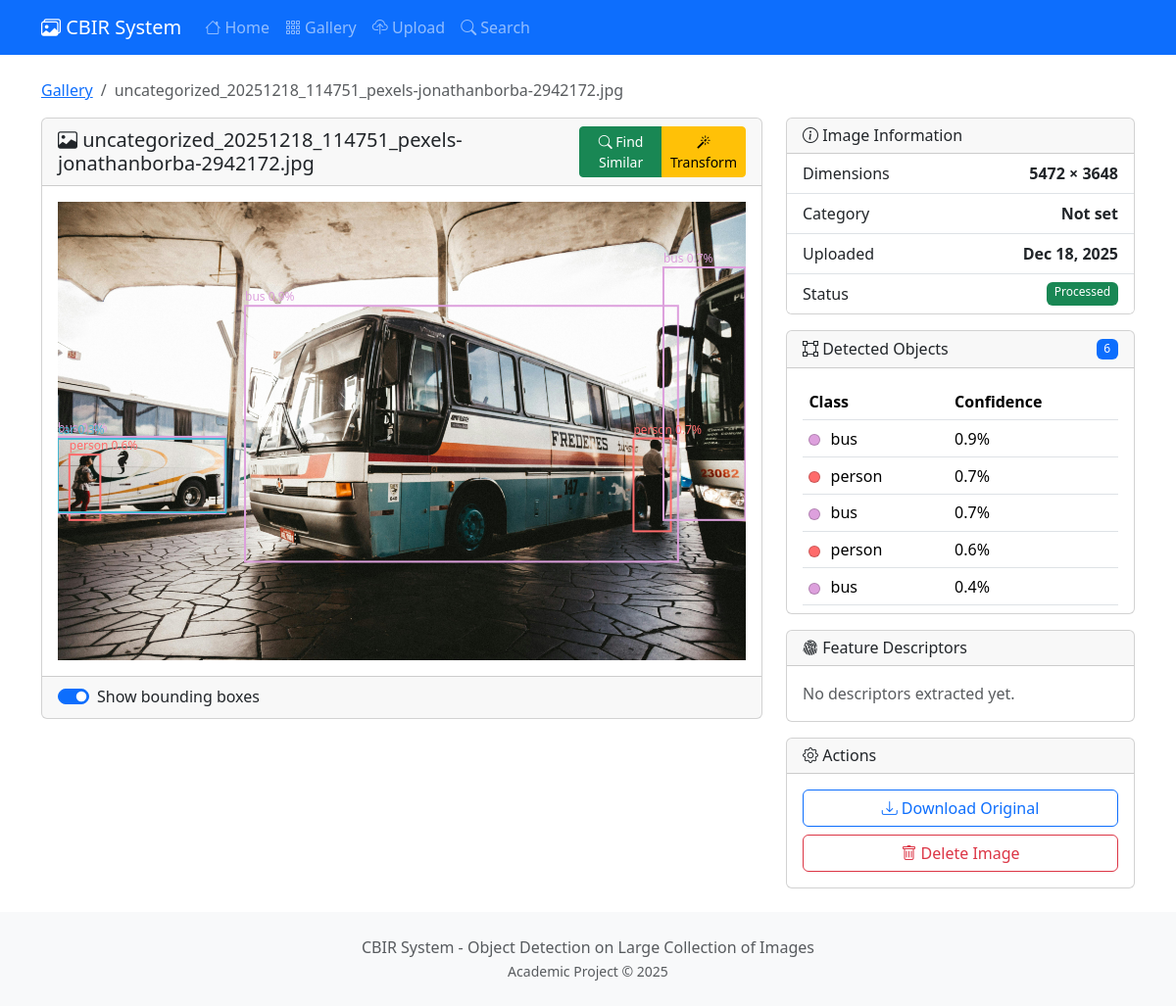
Page /image/9/ on the committed database.
### core/models.py (models this page shows, shortened)
class Image(models.Model):
    file = models.ImageField(upload_to=image_upload_path)
    filename = models.CharField(max_length=255)
    category = models.CharField(max_length=100, null=True, blank=True)
    uploaded_at = models.DateTimeField(auto_now_add=True)
    width = models.IntegerField(default=0)
    height = models.IntegerField(default=0)
    file_size = models.IntegerField(default=0)  # in bytes
    features_extracted = models.BooleanField(default=False)
    feature_vector = models.BinaryField(null=True, blank=True)  # Serialized numpy array
    class Meta:
        ordering = ['-uploaded_at']
    @property
    def image(self):
        return self.file
    @property
    def original_filename(self):
        return self.filename
    @property
    def is_processed(self):
        return self.detected_objects.exists()

class DetectedObject(models.Model):
    image = models.ForeignKey(Image, on_delete=models.CASCADE, related_name='detected_objects')
    class_id = models.IntegerField()
    class_name = models.CharField(max_length=100)
    confidence = models.FloatField()
    x_min = models.IntegerField()
    y_min = models.IntegerField()
    x_max = models.IntegerField()
    y_max = models.IntegerField()
    feature_vector = models.BinaryField(null=True, blank=True)
    created_at = models.DateTimeField(auto_now_add=True)
    class Meta:
        ordering = ['-confidence']
    @property
    def bbox_x(self):
        return self.x_min
    @property
    def bbox_y(self):
        return self.y_min
    @property
    def bbox_width(self):
        return self.x_max - self.x_min
    @property
    def bbox_height(self):
        return self.y_max - self.y_min
    @property
    def color(self):
        colors = [
            '#FF6B6B', '#4ECDC4', '#45B7D1', '#96CEB4', '#FFEAA7',
            '#DDA0DD', '#98D8C8', '#F7DC6F', '#BB8FCE', '#85C1E9',
            '#F8B500', '#00CED1', '#FF69B4', '#32CD32', '#FF4500'
        ]
        return colors[self.class_id % len(colors)]

### core/views.py (the view)
# urls.py: path('image/<int:pk>/', views.ImageDetailView.as_view(), name='image_detail'),
class ImageDetailView(DetailView):
    model = Image
    template_name = 'core/image_detail.html'
    context_object_name = 'image'
    def get_context_data(self, **kwargs):
        context = super().get_context_data(**kwargs)
        context['detected_objects'] = self.object.detected_objects.all()
        context['descriptors'] = Descriptor.objects.filter(
            detected_object__image=self.object
        )
        return context

### templates/core/image_detail.html (shortened to what this page needs)
{% extends 'core/base.html' %}
{% block content %}
<nav aria-label="breadcrumb" class="mb-3">
    <ol class="breadcrumb">
        <li class="breadcrumb-item"><a href="{% url 'core:gallery' %}">Gallery</a></li>
        <li class="breadcrumb-item active">{{ image.original_filename }}</li>
    </ol>
</nav>
<div class="row">
    <div class="col-lg-8">
        <div class="card mb-4">
            <div class="card-header d-flex justify-content-between align-items-center">
                <h5 class="mb-0"><i class="bi bi-image"></i> {{ image.original_filename }}</h5>
                <div class="btn-group btn-group-sm">
                    <a href="{% url 'core:search_by_image' image.id %}" class="btn btn-success">
                        <i class="bi bi-search"></i> Find Similar
                    </a>
                    <a href="{% url 'core:transform' image.id %}" class="btn btn-warning">
                        <i class="bi bi-magic"></i> Transform
                    </a>
                </div>
            </div>
            <div class="card-body text-center">
                <div class="position-relative d-inline-block">
                    <img src="{{ image.image.url }}" class="img-fluid" id="mainImage" alt="{{ image.original_filename }}">
                </div>
            </div>
            <div class="card-footer">
                <div class="form-check form-switch">
                    <input class="form-check-input" type="checkbox" id="showBoxes" checked>
                    <label class="form-check-label" for="showBoxes">Show bounding boxes</label>
                </div>
            </div>
        </div>
    </div>
    <div class="col-lg-4">
        <div class="card mb-3">
            <div class="card-header">
                <h6 class="mb-0"><i class="bi bi-info-circle"></i> Image Information</h6>
            </div>
            <ul class="list-group list-group-flush">
                <li class="list-group-item d-flex justify-content-between">
                    <span>Dimensions</span>
                    <strong>{{ image.width }} × {{ image.height }}</strong>
                </li>
                <li class="list-group-item d-flex justify-content-between">
                    <span>Category</span>
                    <strong>{{ image.get_category_display|default:"Not set" }}</strong>
                </li>
                <li class="list-group-item d-flex justify-content-between">
                    <span>Uploaded</span>
                    <strong>{{ image.uploaded_at|date:"M d, Y" }}</strong>
                </li>
                <li class="list-group-item d-flex justify-content-between">
                    <span>Status</span>
                    {% if image.is_processed %}
                    <span class="badge bg-success">Processed</span>
                    {% else %}
                    <span class="badge bg-warning">Pending</span>
                    {% endif %}
                </li>
            </ul>
        </div>
        <div class="card mb-3">
            <div class="card-header d-flex justify-content-between align-items-center">
                <h6 class="mb-0"><i class="bi bi-bounding-box"></i> Detected Objects</h6>
                <span class="badge bg-primary">{{ detected_objects|length }}</span>
            </div>
            <div class="card-body" style="max-height: 250px; overflow-y: auto;">
                {% if detected_objects %}
                <table class="table table-sm table-hover mb-0">
                    <thead>
                        <tr>
                            <th>Class</th>
                            <th>Confidence</th>
                        </tr>
                    </thead>
                    <tbody>
                        {% for obj in detected_objects %}
                        <tr class="object-row" data-bbox="{{ obj.bbox_x }},{{ obj.bbox_y }},{{ obj.bbox_width }},{{ obj.bbox_height }}">
                            <td>
                                <span class="color-dot" style="background-color: {{ obj.color }};"></span>
                                {{ obj.class_name }}
                            </td>
                            <td>{{ obj.confidence|floatformat:1 }}%</td>
                        </tr>
                        {% endfor %}
                    </tbody>
                </table>
                {% else %}
                <p class="text-muted mb-0">No objects detected.</p>
                {% endif %}
            </div>
        </div>
        <div class="card mb-3">
            <div class="card-header">
                <h6 class="mb-0"><i class="bi bi-fingerprint"></i> Feature Descriptors</h6>
            </div>
            <div class="card-body">
                {% if descriptors %}
                <div class="row g-2">
                    {% for desc in descriptors %}
                    <div class="col-6">
                        <div class="border rounded p-2 text-center">
                            <small class="text-muted d-block">{{ desc.descriptor_type }}</small>
                            <strong>{{ desc.data|length }} dims</strong>
                        </div>
                    </div>
                    {% endfor %}
                </div>
                {% else %}
                <p class="text-muted mb-0">No descriptors extracted yet.</p>
                {% endif %}
            </div>
        </div>
        <div class="card">
            <div class="card-header">
                <h6 class="mb-0"><i class="bi bi-gear"></i> Actions</h6>
            </div>
            <div class="card-body">
                <div class="d-grid gap-2">
                    <a href="{{ image.image.url }}" class="btn btn-outline-primary" download>
                        <i class="bi bi-download"></i> Download Original
                    </a>
                    <button class="btn btn-outline-danger" onclick="deleteImage()">
                        <i class="bi bi-trash"></i> Delete Image
                    </button>
                </div>
            </div>
        </div>
    </div>
</div>
{% endblock %}

### templates/core/base.html (shortened to what this page needs)
{% load static %}
<!DOCTYPE html>
<html lang="en">
<head>
    <link href="https://cdn.jsdelivr.net/npm/bootstrap@5.3.2/dist/css/bootstrap.min.css" rel="stylesheet">
    <link href="https://cdn.jsdelivr.net/npm/bootstrap-icons@1.11.1/font/bootstrap-icons.css" rel="stylesheet">
    <link href="{% static 'css/style.css' %}" rel="stylesheet">
</head>
<body>
    <nav class="navbar navbar-expand-lg navbar-dark bg-primary">
        <div class="container">
            <a class="navbar-brand" href="{% url 'core:home' %}">
                <i class="bi bi-images"></i> CBIR System
            </a>
            <div class="collapse navbar-collapse" id="navbarNav">
                <ul class="navbar-nav me-auto">
                    <li class="nav-item">
                        <a class="nav-link {% if request.resolver_match.url_name == 'home' %}active{% endif %}" href="{% url 'core:home' %}">
                            <i class="bi bi-house"></i> Home
                        </a>
                    </li>
                    <li class="nav-item">
                        <a class="nav-link {% if request.resolver_match.url_name == 'gallery' %}active{% endif %}" href="{% url 'core:gallery' %}">
                            <i class="bi bi-grid-3x3-gap"></i> Gallery
                        </a>
                    </li>
                    <li class="nav-item">
                        <a class="nav-link {% if request.resolver_match.url_name == 'upload' %}active{% endif %}" href="{% url 'core:upload' %}">
                            <i class="bi bi-cloud-upload"></i> Upload
                        </a>
                    </li>
                    <li class="nav-item">
                        <a class="nav-link {% if request.resolver_match.url_name == 'search' %}active{% endif %}" href="{% url 'core:search' %}">
                            <i class="bi bi-search"></i> Search
                        </a>
                    </li>
                </ul>
            </div>
        </div>
    </nav>
    <main class="container my-4">
        {% block content %}{% endblock %}
    </main>
    <footer class="bg-light py-4 mt-auto">
        <div class="container text-center">
            <p class="text-muted mb-0">CBIR System - Object Detection on Large Collection of Images</p>
            <small class="text-muted">Academic Project &copy; 2025</small>
        </div>
    </footer>
</body>
</html>

### static/css/style.css (style rules this page uses)
body { min-height: 100vh; display: flex; flex-direction: column; }
main { flex: 1; }
.color-dot { display: inline-block; width: 12px; height: 12px; border-radius: 50%; margin-right: 6px; vertical-align: middle; border: 1px solid rgba(0, 0, 0, 0.2); }
.object-row { cursor: pointer; transition: background-color 0.2s ease; }
.badge { font-weight: 500; }
.table-sm td, .table-sm th { padding: 0.4rem; }

### rows in the picture
Image: original_filename "uncategorized_20251218_114751_pexels-jonathanborba-2942172.jpg", image (picture), width "5472", height "3648", uploaded_at "Dec 18, 2025"
DetectedObject: class_id 5 (drawn), class_name "bus", confidence "0.9"
DetectedObject: class_id 0 (drawn), class_name "person", confidence "0.7"
DetectedObject: class_id 5 (drawn), class_name "bus", confidence "0.7"
DetectedObject: class_id 0 (drawn), class_name "person", confidence "0.6"
DetectedObject: class_id 5 (drawn), class_name "bus", confidence "0.4"

### other values in the picture
{{ image.get_category_display|default:"Not set" }} "Not set"
{{ detected_objects|length }} "6"
